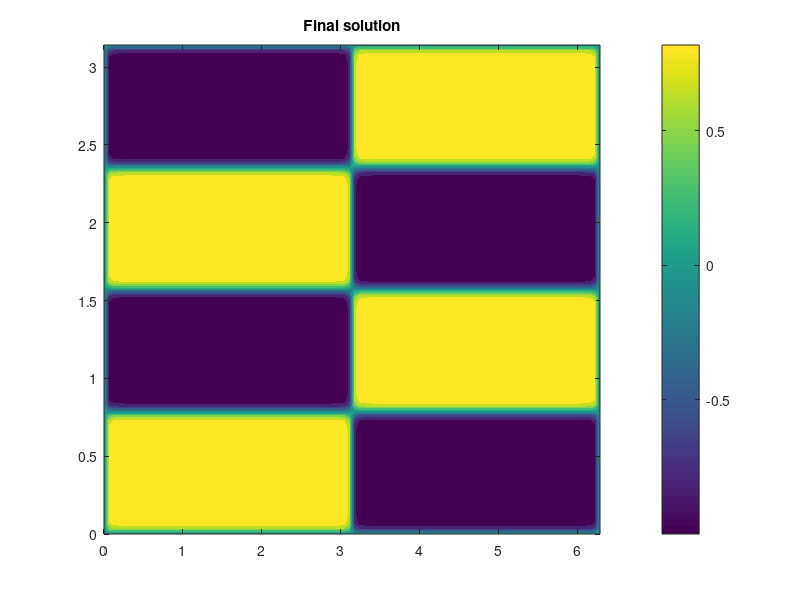
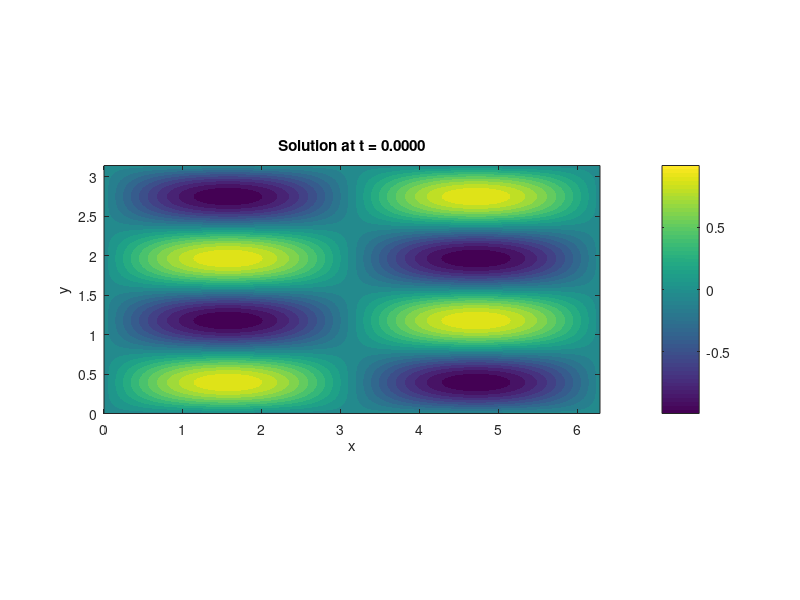

Reproduce these figures in MATLAB, in order. (Note: this script raises an error after producing the figures.)
clear
clc
close all


%Two dimensional Allen-Cahn
% Define the spatial and temporal domains 
geom.xL=0; geom.xR=2*pi;
geom.yB=0; geom.yT=pi;

T_end = 1;
PDE.a = 0.01; %diffusion coefficient
PDE.r = 10; %reaction coefficient
PDE.uL = 0.; % Dirichlet boundary values
PDE.uR = 0.; 

geom.Nx = 100;
geom.Ny = 100;
geom.N  = geom.Nx*geom.Ny;
geom.x = linspace(geom.xL, geom.xR, geom.Nx); % Spatial domain
geom.y = linspace(geom.yB, geom.yT, geom.Ny); % Spatial domain
geom.dx = geom.x(2)-geom.x(1);
geom.dy = geom.y(2)-geom.y(1);
[geom.XX,geom.YY] = meshgrid(geom.x,geom.y);
geom.X = reshape(geom.XX,geom.Nx*geom.Ny,1);
geom.Y = reshape(geom.YY,geom.Nx*geom.Ny,1);

Nt = 100;
t = linspace(0, T_end, Nt); % Temporal domain
dt = t(2)-t(1);
u = zeros(length(t),geom.Nx*geom.Ny); % Initialize solution matrix

PDE.jacobian = @(u, ident, D2, dt) ident-PDE.a*dt*D2 + PDE.r*dt* spdiags(3*u.^2-1,0,length(u),length(u));
PDE.residual = @(u,un, ident, D2, dt) u-un-PDE.a*dt*D2*u + PDE.r*dt* (u.^3-u);
%Let's assemble the matrix of the second derivative
% univariate second derivative matrices
ex = ones(geom.Nx,1);
D2x = spdiags([ex,-2*ex,ex],-1:1,geom.Nx,geom.Nx)/geom.dx^2;
Idx = speye(geom.Nx);
ey = ones(geom.Ny,1);
D2y = spdiags([ey,-2*ey,ey],-1:1, geom.Ny,geom.Ny)/geom.dy^2;
Idy = speye(geom.Ny);

D2 = kron(D2x,Idy)+kron(Idx,D2y);

%computing border idxs for BC
idxs_L = (geom.X==geom.xL);
idxs_R = (geom.X==geom.xR);
idxs_B = (geom.Y==geom.yB);
idxs_T = (geom.Y==geom.yT);
geom.idxs_BC = find(logical(idxs_L + idxs_R + idxs_T + idxs_B));

Newton.tol_increment = 1e-10;
Newton.tol_residual  = 1e-10;
Newton.max_iter = 100;



%u(1,:)= rand(length(geom.X),1)*2-1;%
u(1,:) = sin(geom.X).*sin(4*geom.Y);  %
u(1,geom.idxs_BC) =0.;

waitbar0 = waitbar(0,'Running...');
fprintf("");
for it=2:Nt
    u_tmp = u(it-1,:);
    deltaU = u_tmp;
    rhs = u_tmp;
    i_newton=0;
    while(i_newton <= Newton.max_iter && ...
        (norm(deltaU) > norm(u_tmp)*Newton.tol_increment ||...
        norm(rhs)> norm(u_tmp)*Newton.tol_residual))
        i_newton = i_newton +1;
        rhs = PDE.residual(u_tmp', u(it-1,:)', speye(geom.N), D2, dt);
        J = PDE.jacobian(u_tmp', speye(geom.N), D2, dt);

        % apply Dirichlet BC homogeneous
        J(geom.idxs_BC,:)=0;
        J=J+sparse(geom.idxs_BC,geom.idxs_BC,1.,geom.N,geom.N);
        rhs(geom.idxs_BC) = 0;

        deltaU = J \ rhs; % Solve for the update
        u_tmp = u_tmp - deltaU'; % Update the solution
    end
    waitbar(it/Nt,waitbar0);
    %fprintf("\rIt = %03d, norm delta %1.3e",it,norm(deltaU))
    u(it,:) = u_tmp; % Solve the linear system for the next time step
end
waitbar(1,waitbar0,"Complete!");
close(waitbar0);

%Plot the solution
figure()
contourf(geom.XX, geom.YY, reshape(u(100,:),geom.Ny, geom.Nx), 'LineColor','none');
%clim([-1,1]);
title("Final solution")
colorbar()

%Play with initial conditions (try random), diffusion and reaction parameters.

% Create a gif of the 2D solution evolving in time (contourf)
gifFilename = 'allen_Cahn_2d_evolution.gif';
figg = figure('Visible','off');
vmin = min(u(:)); vmax = max(u(:));
for it = 1:4:Nt
    contourf(geom.XX, geom.YY, reshape(u(it,:),geom.Ny, geom.Nx), 20, 'LineColor','none');
   % clim([vmin vmax]);
   caxis([vmin vmax]);
    colorbar;
    title(sprintf('Solution at t = %0.4f', t(it)));
    xlabel('x'); ylabel('y');
    axis tight; daspect([1 1 1]);
    drawnow;
    frame = getframe(figg);
    im = frame2im(frame);
    [imind,cm] = rgb2ind(im,256);
    if it == 1
        imwrite(imind,cm,gifFilename,'gif','Loopcount',Inf,'DelayTime',max(0.01,dt));
    else
        imwrite(imind,cm,gifFilename,'gif','WriteMode','append','DelayTime',max(0.01,dt));
    end
end
close(figg);
